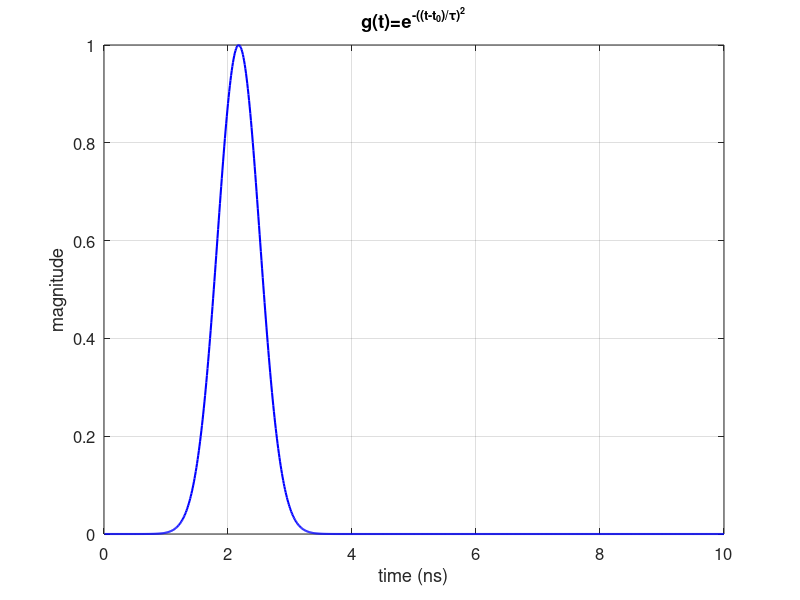

Here is the MATLAB script that generated this plot: (Note: this script raises an error after producing the figure.)
clc; close all; clear all;
% Construct a Gaussian Waveform in time, frequency spectrum of which 
% has its magnitude at 1 GHz as 10% of the maximum.
maximum_frequency = 1e9;
tau = sqrt(2.3)/(pi*maximum_frequency);
t_0 = 4.5 * tau;
time_array = [1:1000]*1e-11;
g = exp(-((time_array - t_0)/tau).^2);
figure(1); 
plot(time_array*1e9, g,'b-','linewidth',1.5);
title('g(t)=e^{-((t-t_0)/\tau)^2}','fontsize',14);
xlabel('time (ns)','fontsize',12);
ylabel('magnitude','fontsize',12);
set(gca,'fontsize',12);
grid on;

% Perform time to frequency domain transform 
frequency_array = [0:1000]*2e6;
dt = time_array(2)-time_array(1);
G = time_to_frequency_domain(g, dt, frequency_array, 0);

figure(2); 
subplot(2,1,1);
plot(frequency_array*1e-9, abs(G),'b-','linewidth',1.5);
title('G(\omega) = F(g(t))','fontsize',12);
xlabel('frequency (GHz)','fontsize',12);
ylabel('magnitude','fontsize',12);
set(gca,'fontsize',12);
grid on;
subplot(2,1,2);
plot(frequency_array*1e-9, angle(G)*180/pi,'r-','linewidth',1.5);
xlabel('frequency (GHz)','fontsize',12);
ylabel('phase (degrees)','fontsize',12);
set(gca,'fontsize',12);
grid on;
drawnow;

% Perform frequency to time domain transform 
df = frequency_array(2)-frequency_array(1);
g2 = frequency_to_time_domain(G, df, time_array);

figure(3); 
plot(time_array*1e9, abs(g2),'b-','linewidth',1.5);
title('g(t)= F^{-1}(G(\omega))','fontsize',14);
xlabel('time (ns)','fontsize',12);
ylabel('magnitude','fontsize',12);
set(gca,'fontsize',12);
grid on;

